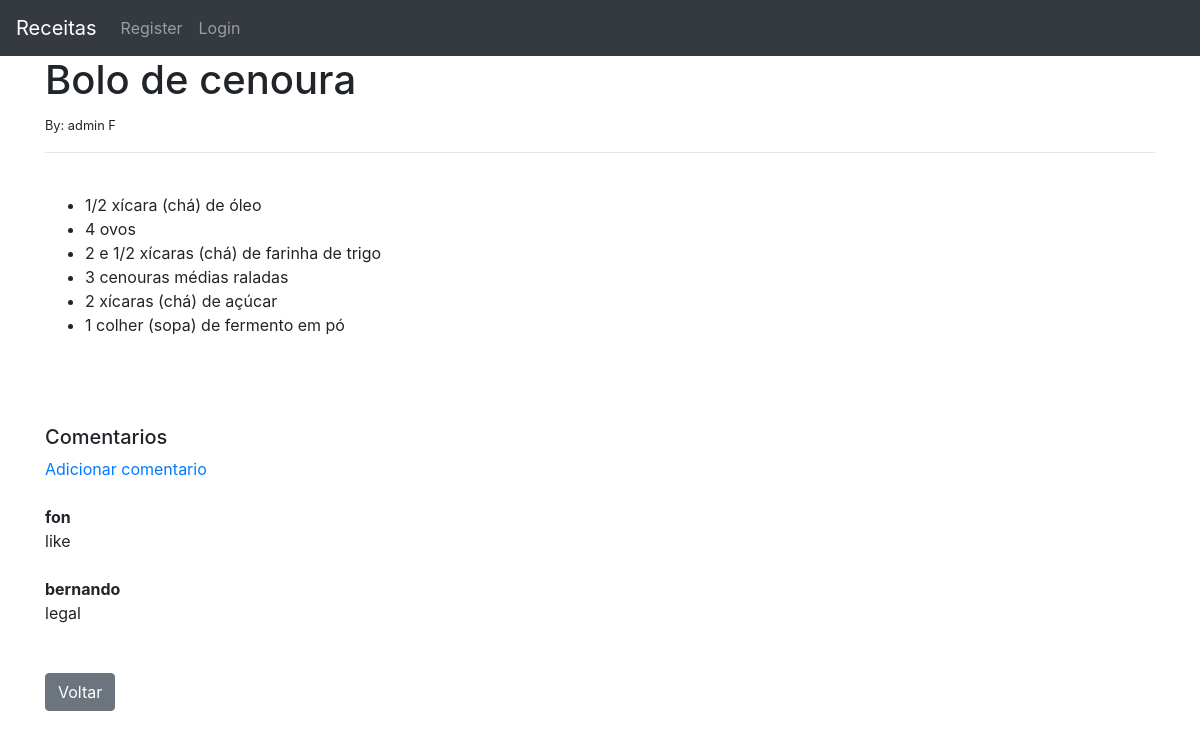
Page /article/3 on the committed database.
### theblog/models.py (models this page shows, shortened)
class Post(models.Model):
    title = models.CharField(max_length=255)
    author = models.ForeignKey(User, on_delete=models.CASCADE)
    body = models.TextField()

class Comment(models.Model):
    post = models.ForeignKey(Post, related_name="comments" , on_delete=models.CASCADE)
    name = models.CharField(max_length=255)
    body = models.TextField()

### theblog/views.py (the view)
# urls.py: path('article/<int:pk>', ArticleDetailView.as_view(), name='article-detail'),
class ArticleDetailView(DetailView):
    model = Post
    template_name = 'article_details.html'

### theblog/templates/article_details.html (shortened to what this page needs)
{% extends "index.html" %}
{%block content %}
<h1>{{post.title}}</h1>
<small>By: {{post.author}} {{post.author.last_name}}</small>
<br/>
<hr>
<br/>
{{post.body | safe}}
<br/><br/><br/>
<h5>Comentarios</h5>
{%if not post.comments.all%}
    Sem comentarios ainda...<a href="{%url 'add_comment' post.pk%}">Adicionar comentario</a>
{% else %}
    <a href="{%url 'add_comment' post.pk%}">Adicionar comentario</a>
    <br/>
    {%for comment in post.comments.all%}
        <br/>
        <strong>{{comment.name}}</strong>
        <br/>
        {{comment.body}}
        <br/>
    {% endfor %}
{% endif %}
<br/><br/>
<a href="{%url 'home' %}"><button type="button" class="btn btn-secondary">Voltar</button></a>
{% endblock %}

### rows in the picture
Post: title "Bolo de cenoura", author "admin", author.last_name "F", body "1/2 xícara (chá) de óleo 4 ovos 2 e 1/2 xícaras (chá) de farinha de trigo 3 cenouras médias raladas 2 xícaras (chá) de açúcar 1 colher (sopa) de fermento em pó"
Comment: name "fon", body "like"
Comment: name "bernando", body "legal"
